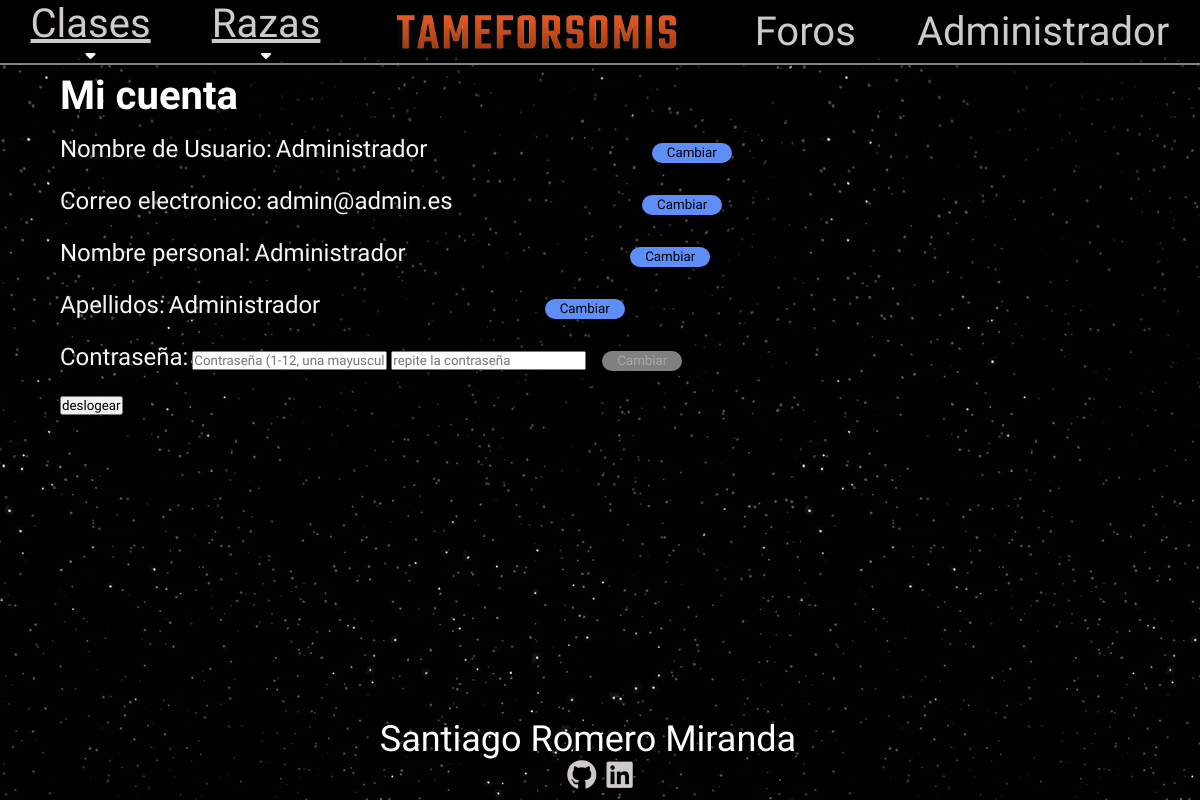
/index.php?action=verPerfil (signed in), run on the app's committed database.
### tables this page shows
CREATE TABLE `usuario` (
  `nombre` varchar(100) NOT NULL,
  `apellidos` varchar(100) NOT NULL,
  `email` varchar(100) NOT NULL,
  `fechaNacimiento` date NOT NULL,
  `contrasena` varchar(1000) NOT NULL,
  `usuario` varchar(1000) NOT NULL,
  `id` int(11) NOT NULL
);

### index.php (called while the page is built, shortened)
<?php
require_once 'controller/cliente.php';
require_once 'model/db.php';
require_once 'model/Tameforsomis.php';
require_once 'model/usuario.php';
$controlador = new Cliente();
$dataToView  = $controlador->{$_GET["action"]}();
require_once 'view/template/header.php';
require_once 'view/' . $controlador->view . '.php';
require_once 'view/template/footer.php';

### model/db.php (called while the page is built, shortened)
<?php
class Db
{
	public function __construct()
	{
		$this->host = constant('DB_HOST');
		$this->db = constant('DB');
		$this->user = constant('DB_USER');
		$this->pass = constant('DB_PASS');
		$this->conection = new mysqli($this->host, $this->user, $this->pass, $this->db);
	}
}

### model/Tameforsomis.php (called while the page is built, shortened)
<?php
class Tameforsomis
{
	private $conection;
	public function getConection()
	{
		$dbObj = new Db();
		$this->conection = $dbObj->conection;
	}
	public function getUserEspecifico($user)
	{
		$sql = "SELECT * FROM usuario WHERE usuario='$user'";
		$result = $this->conection->query($sql);
		$row = $result->fetch_assoc();
		$usuario = new Usuario($row['nombre'], $row['email'], $row['apellidos'], $row['fechaNacimiento'], $row['contrasena'], $row['usuario']);
		return $usuario;
	}
}

### controller/cliente.php (called while the page is built, shortened)
<?php
class Cliente
{
	private $tameforsomis;
	public function __construct()
	{
		$this->tameforsomis = new Tameforsomis();
	}
	public function verPerfil()
	{
		if (isset($_POST['email'])) {
			$usuario = $this->tameforsomis->crearUsuario();
			$_SESSION["user"] = $_POST['usuario'];
			return $usuario;
		} else if (isset($_SESSION["user"])) {
			$usuario = $this->tameforsomis->getUserEspecifico($_SESSION["user"]);
			return $usuario;
		} else {
			$_SESSION["user"] = $_POST['usuario'];
			$usuario = $this->tameforsomis->getUserEspecifico($_POST['usuario']);
			return $usuario;
		}
	}
}

### model/usuario.php (called while the page is built, shortened)
<?php
class Usuario
{
	private $nombre;
	private $email;
	private $apellidos;
	public function __construct($nombre, $email, $apellidos, $fechaNac, $contrasena, $user)
	{
		$this->nombre = $nombre;
		$this->email = $email;
		$this->apellidos = $apellidos;
	}
	public function getNombre()
	{
		return $this->nombre;
	}
	public function getEmail()
	{
		return $this->email;
	}
	public function getApellidos()
	{
		return $this->apellidos;
	}
	public function getConection()
	{
		$dbObj = new Db();
	}
}

### view/perfil.php (the view, shortened to what this page needs)
<main>
    <section class="sectionPerfil">
        <h1>Mi cuenta</h1>
        <div>
            <label class="labelPerfil" for="usuario">Nombre de Usuario:</label>
            <input type="text" name="usuario" id="usuario" value="<?= $_SESSION["user"] ?>" disabled>
            <input type="button" name="botonusuario" id="botonusuario" value="Cambiar" onclick="modificarDatos('usuario')">
        </div>
        <div>
            <label class="labelPerfil" for="usuario">Correo electronico:</label>
            <input type="text" name="email" id="email" value="<?= $dataToView->getEmail() ?>" disabled>
            <input type="button" name="botonemail" id="botonemail" value="Cambiar" onclick="modificarDatos('email')">
        </div>
        <div>
            <label class="labelPerfil" for="usuario">Nombre personal:</label>
            <input type="text" name="nombre" id="nombre" value="<?= $dataToView->getNombre() ?>" disabled>
            <input type="button" name="botonnombre" id="botonnombre" value="Cambiar" onclick="modificarDatos('nombre')">
        </div>
        <div>
            <label class="labelPerfil" for="usuario">Apellidos:</label>
            <input type="text" name="apellidos" id="apellidos" value="<?= $dataToView->getApellidos() ?>" disabled>
            <input type="button" name="botonApellidos" id="botonapellidos" value="Cambiar" onclick="modificarDatos('apellidos')">
        </div>
        <div>
            <label class="labelPerfil" for="usuario">Contraseña:</label>
            <input type="password" placeholder="Contraseña (1-12, una mayuscula, un numero)" id="contrasena" name="contrasena" required>
            <input type="password" placeholder="repite la contraseña" id="repetir" name="repetir" onchange="comprobarContrasena()" required>
            <input type="button" name="botonContrasena" id="botonContrasena" value="Cambiar" onclick="modificarDatos('contrasena')" disabled>
        </div>
        <a href="index.php?action=deslogear"><input type="submit" value="deslogear"></a>
    </section>
</main>

### view/css/estilocabecera.css (style rules this page uses)
* { margin: 0; padding: 0; box-sizing: border-box; list-style: none; text-decoration: none; scroll-behavior: smooth; font-family: 'Montserrat Alternates', sans-serif; }
html { height: 100vh; }
body { background: url(../../img/HD-wallpaper-stars-black-blackandwhite-night-sky-star-white.jpg); }
a:link, a:visited, a:active { text-decoration: none; color: rgb(207, 201, 201); }

### view/css/estiloindex.css (style rules this page uses)
main { margin: auto; width: 90vw; flex: 1; }

### view/css/footer.css (style rules this page uses)
body { min-height: 100vh; display: flex; flex-direction: column; }

### view/css/estiloclase.css (style rules this page uses)
h1 { color: white; font-size: 40px; margin-bottom: 2vh; }

### view/css/estiloforo.css (style rules this page uses)
input[type="button"] { margin-left: 1vw; margin-right: 0.5vw; border-radius: 50px; background-color: rgb(94, 142, 248); border: none; width: 80px; height: 20px; transition: all 1s; }

### view/css/estiloperfil.css (style rules this page uses)
.labelPerfil { color: whitesmoke; }
input[type="text"]:disabled { background-color: transparent; color: whitesmoke; border: none; }
input[type="button"]:disabled { background-color: grey; color: rgb(169, 169, 169); border: none; }
.sectionPerfil { display: flex; flex-direction: column; }
.sectionPerfil div { margin-bottom: 3vh; }
.sectionPerfil div label, .sectionPerfil div input[type="text"] { font-size: 24px; width: 360px; }

### data on the page
usuario: email "admin@admin.es", nombre "Administrador", apellidos "Administrador"

### other printed values
$_SESSION["user"] "Administrador"
